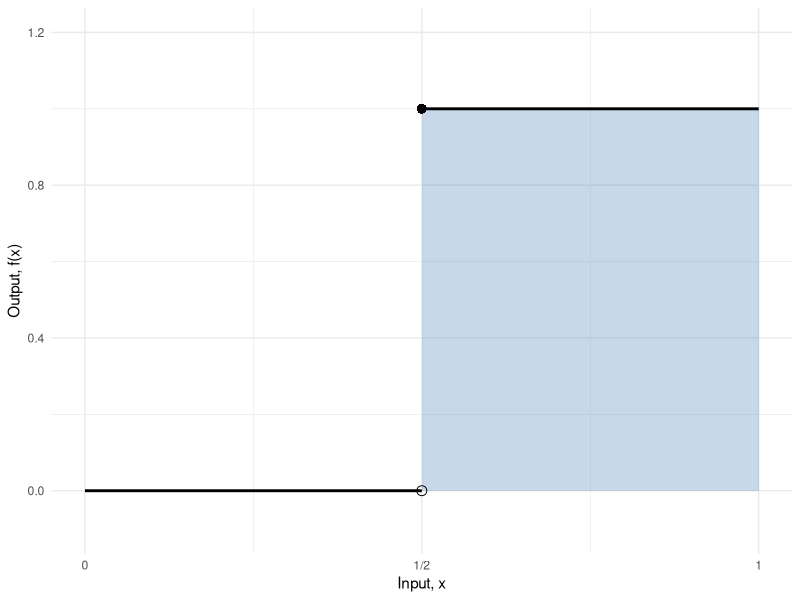

Reproduce this figure in R.
## ---- chunk 1
#| label: step-code
#| code-fold: true
step_df <- tibble::tibble(
  x = c(0, 0.5, 0.5, 1),
  y = c(0, 0, 1, 1),
  segment = c("left", "left", "right", "right")
)

ggplot2::ggplot() +
  ggplot2::geom_rect(
    ggplot2::aes(xmin = 0.5, xmax = 1, ymin = 0, ymax = 1),
    fill = "steelblue", alpha = 0.3
  ) +
  ggplot2::geom_line(
    data = step_df,
    ggplot2::aes(x = x, y = y, group = segment),
    linewidth = 1
  ) +
  ggplot2::geom_point(ggplot2::aes(x = 0.5, y = 0), shape = 1, size = 3) +
  ggplot2::geom_point(ggplot2::aes(x = 0.5, y = 1), shape = 16, size = 3) +
  ggplot2::scale_x_continuous(
    breaks = c(0, 0.5, 1),
    labels = c("0", "1/2", "1")
  ) +
  ggplot2::scale_y_continuous(limits = c(-0.1, 1.2)) +
  ggplot2::labs(x = "Input, x", y = "Output, f(x)") +
  ggplot2::theme_minimal()
